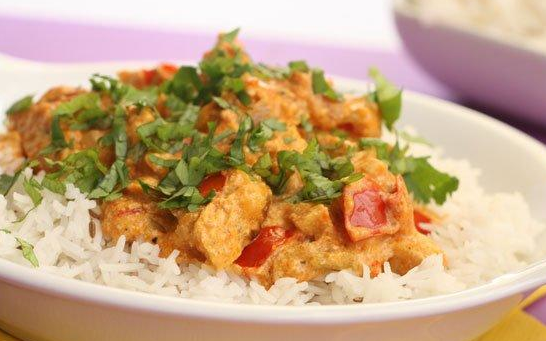
#> input picture comida_indu.png, 546 x 341 px
$ python pruebaPIL.py
#> lines starting #> are read from the running program, lines starting #| are printed output that depends on the picture
from PIL import Image

#Carga imagen
imagen = Image.open('comida_indu.png')
#> imagen is the input picture: PIL image 546x341 RGB; mean R, G, B 199.4, 166.1, 129.2
#Convertir a escala de grises
imagen_escala_de_grises = Image.open('comida_indu.png').convert('L')
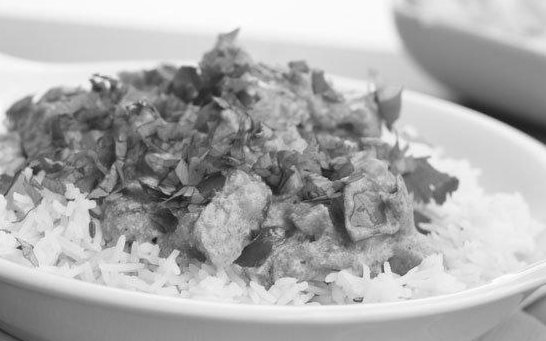
#> imagen_escala_de_grises: PIL image 546x341 L; min 18, max 254, mean 171.9

$ run again, with husky.png copied over comida_indu.png
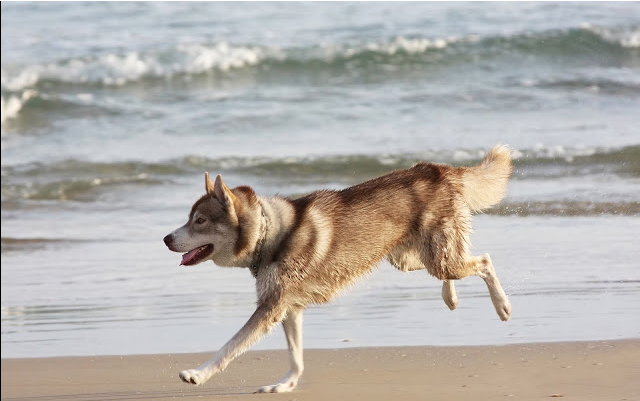
#> input picture husky.png, 640 x 401 px
#> imagen is the input picture: PIL image 640x401 RGB; mean R, G, B 180.3, 176, 171.2
#> `imagen_escala_de_grises = Image.open('comida_indu.png').convert('L')`:
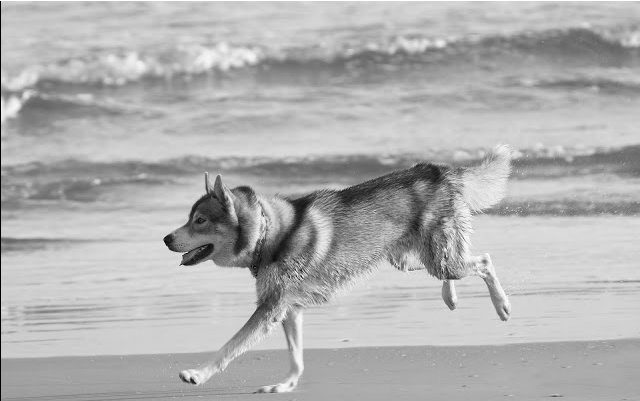
#> imagen_escala_de_grises: PIL image 640x401 L; min 0, max 255, mean 176.7
